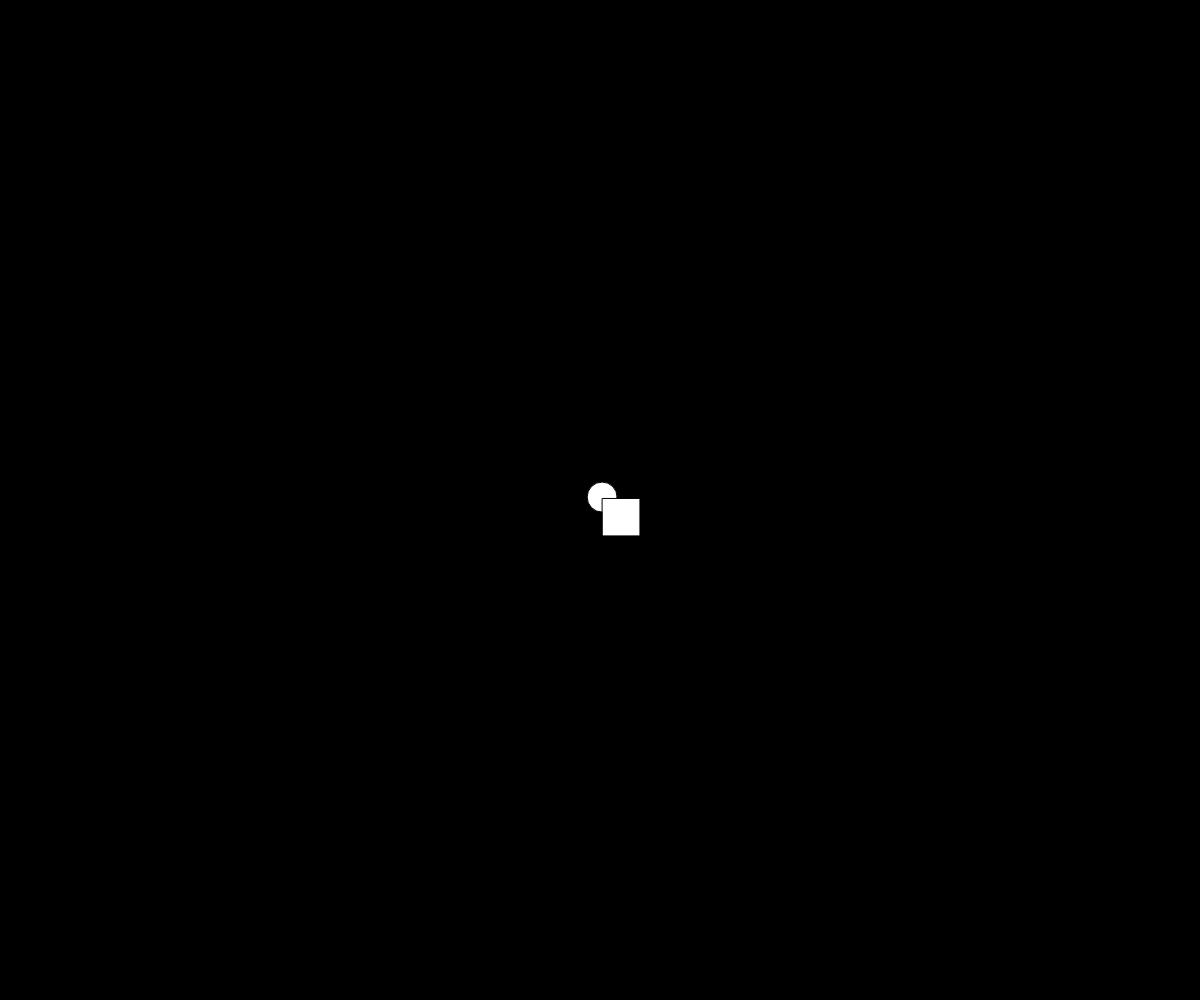
Frame 1 (no input)
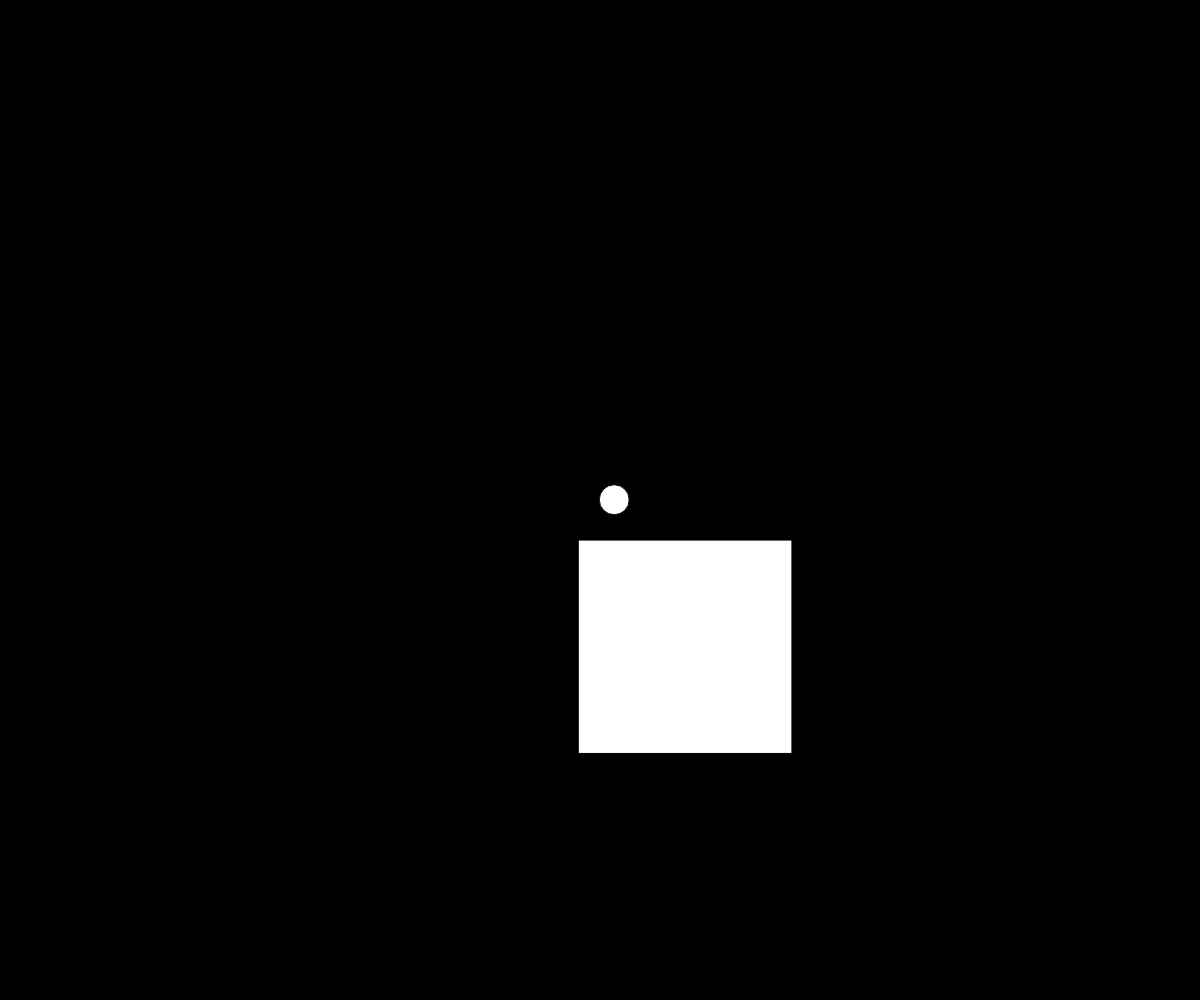
Frame 60 (no input)
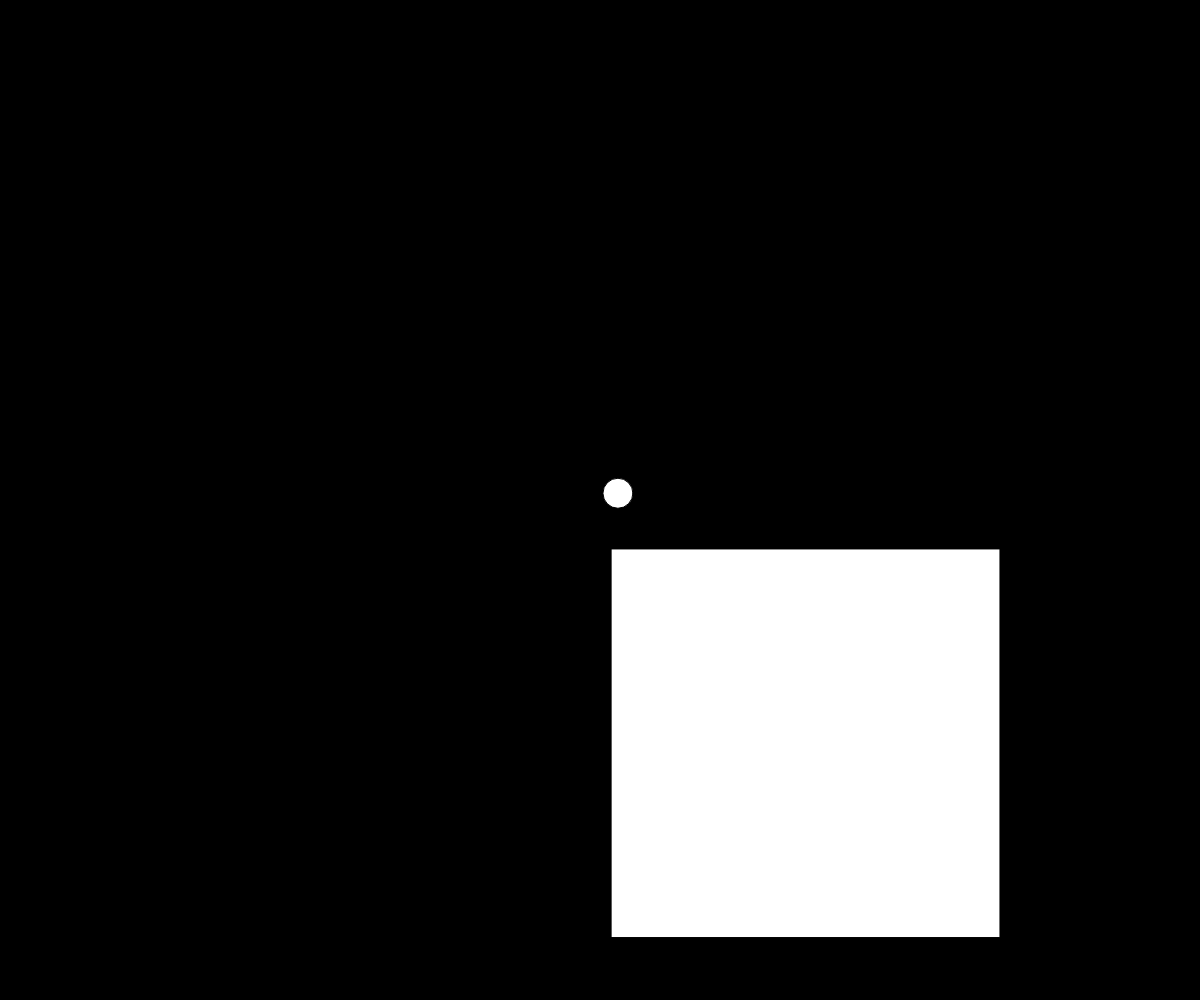
Frame 120 (the mouse pressed at the canvas centre since frame 60)

The p5.js sketch that drew these frames (run headless with seeded random() and noise() and a simulated clock; from frame 60 on, the mouse is pressed at the canvas centre):

// p5.js sketch
// ── sketch.js
// Project Title
// Your Name
// Date
//
// Extra for Experts:
// - describe what you did to take this project "above and beyond"

let particle;
let someConfetti;

function setup() {
  createCanvas(windowWidth, windowHeight);
  particle = new Particle(width/2, height/2);
  someConfetti = new Confetti(width/2, height/2);
}

function draw() {
  background(0);
  particle.update();
  particle.display();
  someConfetti.update();
  someConfetti.display();
}

class Particle {
  constructor(x, y){
    this.x = x;
    this.y = y;
    this.size = 30;
  }

  update(){
    this.x += random(-5, 5);
    this.y += random(-5, 5);
  }

  display() {
    circle(this.x, this.y, this.size);
  }
}

class Confetti extends Particle {
  constructor(x, y){
    super(x, y);
  }

  update() {
    super.update();
    this.size += random(-3, 10);
  }

  display() {
    square(this.x, this.y, this.size);
  }
}
